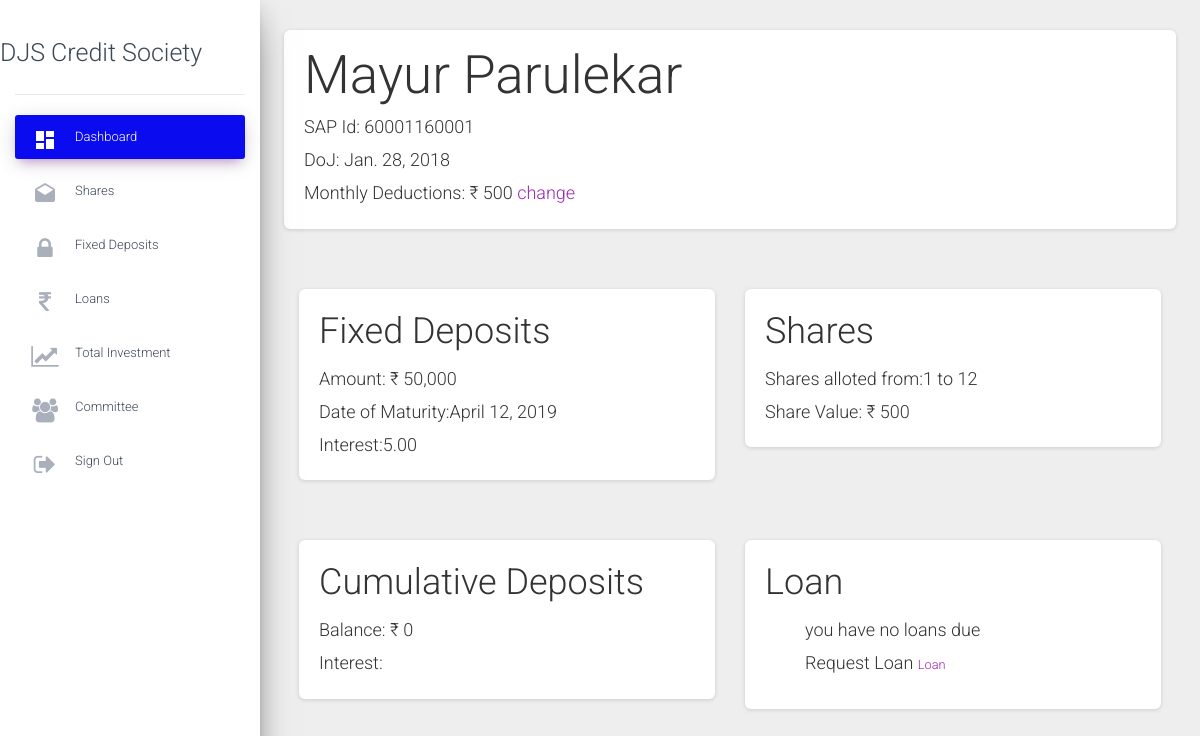
Before: /status/details (signed in) with the older database file.
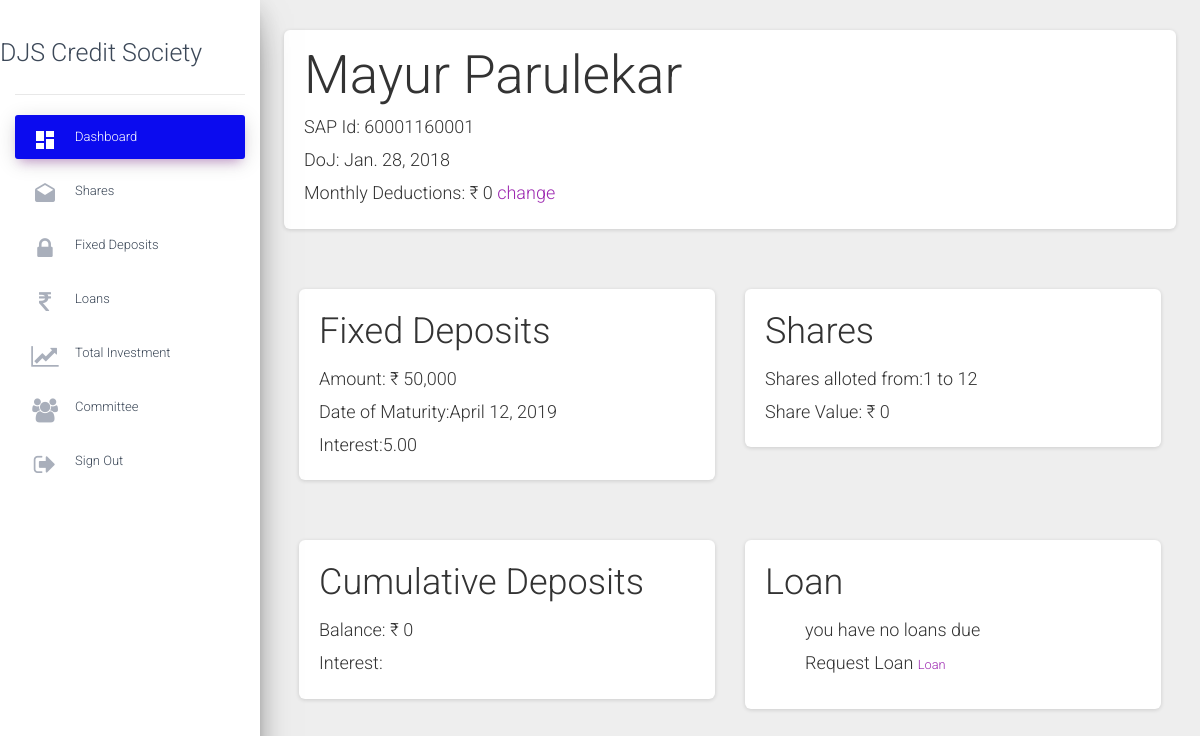
After: the same page with the newer database file.
### status/models.py (models this page shows, shortened)
class Account(models.Model):
    accountnumber=models.IntegerField(null=False,unique=True)
    username=models.ForeignKey(User,on_delete=models.SET_NULL,null=True,unique=True)
    name=models.CharField(max_length=50,null=False)
    sapid=models.IntegerField(null=False,unique=True)
    dateofjoining=models.DateField(null=False)
    sharevalue=models.IntegerField(default=0,null=False)
    totalinvestment=models.IntegerField(default=0,null=False)
    shareamount=models.IntegerField(default=0,null=False)
    sharebalance=models.IntegerField(default=0)
    cdamount=models.IntegerField(default=0)
    cdbalance=models.IntegerField(default=0)
    totalamount=models.DecimalField(default=0,max_digits=10,decimal_places=2)
    sharesstartingnumber=models.IntegerField(null=True)
    sharesendingnumber=models.IntegerField(null=True)
    isloanloantaken=models.BooleanField(default=False)
    isloanemertaken=models.BooleanField(default=False)
    longloanamount=models.DecimalField(blank=True,null=True,default=0,max_digits=10,decimal_places=2)
    longloanprinciple=models.DecimalField(blank=True,null=True,default=0,max_digits=10,decimal_places=2)
    longloanperiod=models.IntegerField(blank=True,null=True,default=0)
    longloaninterestamount=models.DecimalField(blank=True,null=True,default=0,max_digits=10,decimal_places=2)
    longloanbalance=models.DecimalField(blank=True,null=True,default=0,max_digits=10,decimal_places=2)
    longloanemi=models.DecimalField(blank=True,null=True,default=0,max_digits=10,decimal_places=2)
    emerloanamount=models.DecimalField(blank=True,null=True,default=0,max_digits=10,decimal_places=2)
    emerloanprinciple=models.DecimalField(blank=True,null=True,default=0,max_digits=10,decimal_places=2)
    emerloanperiod=models.IntegerField(blank=True,null=True,default=0)
    emerloaninterestamount=models.DecimalField(blank=True,null=True,default=0,max_digits=10,decimal_places=2)
    emerloanbalance=models.DecimalField(blank=True,null=True,default=0,max_digits=10,decimal_places=2)
    emerloanemi=models.DecimalField(blank=True,null=True,default=0,max_digits=10,decimal_places=2)
    fdcapital=models.IntegerField(default=0,null=True)
    fdmaturitydate=models.DateField(null=True)

### status/views.py (the view)
# urls.py: path('details',views.details,name="details"),
@login_required
def details(request):
    current_user_id=request.user.username
    name=str(Account.name)
    Accountholder=Account.objects.filter(username__username__icontains=current_user_id).get()
    Interests=interests.objects.all
    Final_new_change =0
    if request.method=="POST":
        New_money_change = change_MoneyForm(request.POST)
        if New_money_change.is_valid():
            Final_new_change = New_money_change.cleaned_data['new_amount']
            subject = 'This guy wants to change his monthly deduction'
            message = Accountholder.name +" : "+str(Final_new_change)
            email_from = settings.EMAIL_HOST_USER
            recipient_list = ['jatinhdalvi@gmail.com','aashulikabra@gmail.com','champtem11@gmail.com']
            send_mail( subject, message, email_from, recipient_list )
            print("mail sent")
    else:
        New_money_change=change_MoneyForm()
    print(Final_new_change)
    date = Accountholder.dateofjoining
    print("loan")
    context={
    'name':name,
    'Accountholder':Accountholder,
    'date':date,
    'Interests':Interests,
    'dashboard':"active",
    }
    return render(request,'dashboard.html',context=context)

### status/templates/dashboard.html (shortened to what this page needs)
{%extends 'details.html'%}
{% load humanize %}
{%block content%}
<main role="main" class="col-md-9col-lg-10 px-4">
  <div>
    <div class="card">
      <div class="card-body">
        <h1>{{Accountholder.name}} </h1>
        <h4>SAP Id: {{Accountholder.sapid}}</h4>
        <h4>DoJ: {{date}}</h4>
        <h4>Monthly Deductions: &#x20b9; {{Accountholder.shareamount|intcomma }}
          <a href="#modal">change</a>
        </h4>
      </div>
    </div>
    <div class="container">
      <div class="row">
        <div class="col">
          <div class="card">
            <div class="card-body">
              <h2>Fixed Deposits </h2>
              <h4>Amount: &#x20b9; {{ Accountholder.fdcapital|intcomma }}</h4>
              <h4>Date of Maturity:{{Accountholder.fdmaturitydate}}</h4>
              {%for i in Interests%}
              <h4>Interest:{{i.fdinterest}} </h4>
              {%endfor%}
            </div>
          </div>
        </div>
        <div class="col">
          <div class="card">
            <div class="card-body">
              <h2>Shares</h2>
              <h4>Shares alloted from:{{Accountholder.sharesstartingnumber}} to {{Accountholder.sharesendingnumber}}</h4>
              <h4>Share Value: &#x20b9; {{Accountholder.shareamount|intcomma }}</h4>
            </div>
          </div>
        </div>
      </div>
    </div>
    <div class="container">
      <div class="row">
        <div class="col">
          <div class="card">
            <div class="card-body">
              <h2>Cumulative Deposits </h2>
              <h4>Balance: &#x20b9; {{ Accountholder.cdbalance|intcomma }}</h4>
              <h4>Interest:{{Accountholder.cdinterest}} </h4>
            </div>
          </div>
        </div>
        <div class="col">
          <div class="card">
            <div class="card-body">
              <h2>Loan</h2>
              <ul>
                {% if Accountholder.islongloantaken and Accountholder.isloanemertaken is True %}
                <h2>Your Loan Amount: &#x20b9; {{ Accountholder.longloanprinciple|intcomma  }}</h2>
                {% else %}
                <h4>you have no loans due</h4>
                <h4>Request Loan
                  <a href="../status/Loanuser" style="font-size:0.8rem;"> Loan </a>
                </h4>
                {% endif %}
              </ul>
            </div>
          </div>
        </div>
      </div>
</main>
{%endblock%}

Changed rows visible on the page:
changed Account "Mayur Parulekar": shareamount "500" → "0"
